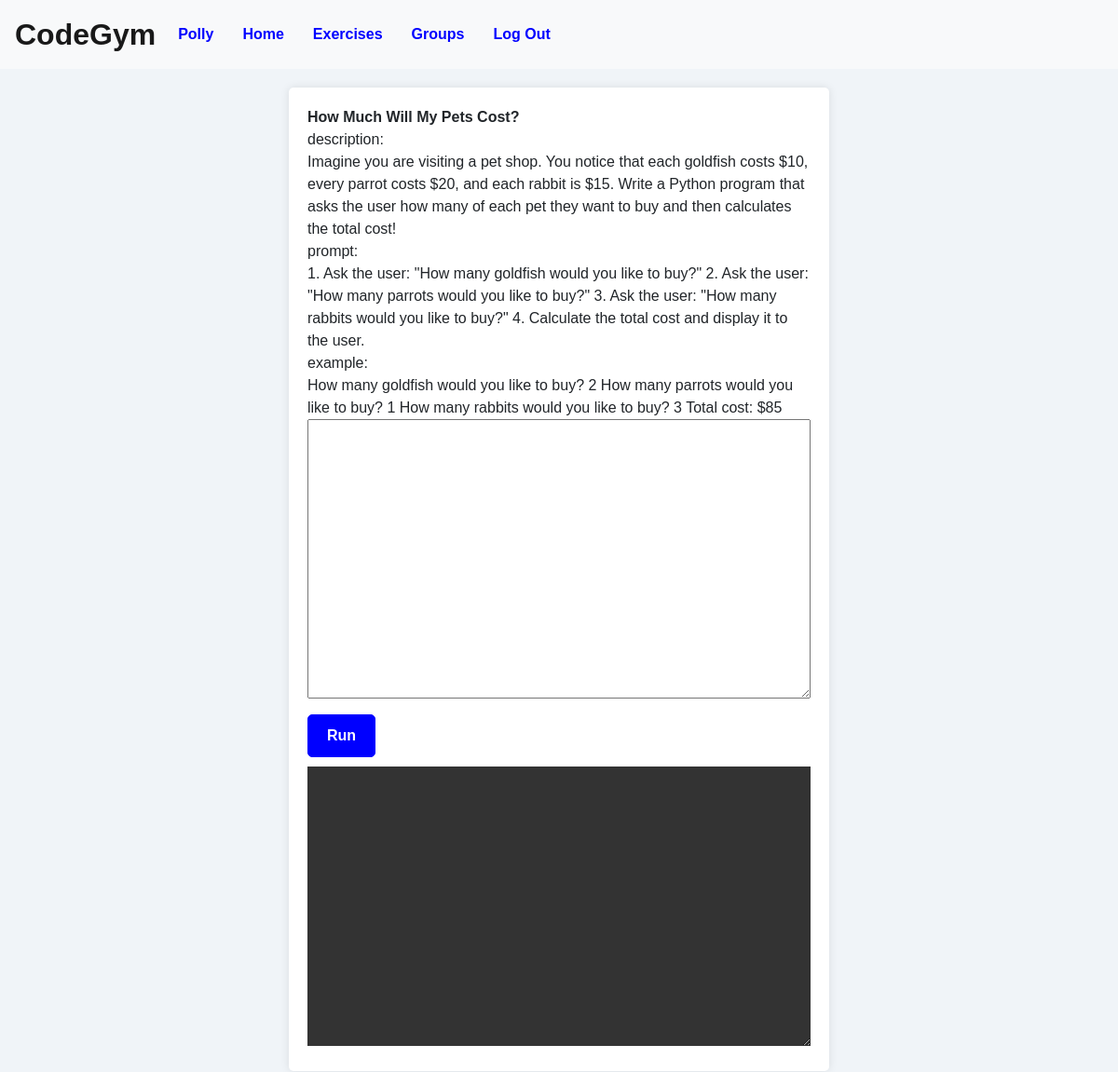
Screenshot of /exercises/1 (signed in) with the database file from the repository.
### CodeGym/models.py (models this page shows)
class User(AbstractUser):
    id = models.AutoField(primary_key=True)
    USER_TYPE_CHOICES = (
        ('HEADMASTER', 'HEADMASTER'),
        ('TUTOR', 'Tutor'),
        ('STUDENT', 'Student'),
    )
    user_type = models.CharField(max_length=10, choices=USER_TYPE_CHOICES, null=False)

class Exercises(models.Model):
    id = models.AutoField(primary_key=True)
    title = models.CharField(max_length=100)
    description = models.CharField(max_length=1000)
    prompt = models.CharField(max_length=1000)
    example = models.CharField(max_length=1000)

### CodeGym/views.py (the view)
# urls.py: path("exercises/<str:exercise_id>", views.exercise, name="exercise"),
def exercise(request, exercise_id):
    exercises = Exercises.objects.get(pk=exercise_id)
    title = exercises.title
    description = exercises.description
    prompt = exercises.prompt
    example = exercises.example
    context = {
        "title": title,
        "description": description,
        "prompt": prompt,
        "example": example
    }
    return render(request, 'CodeGym/exercise.html', context)

### CodeGym/templates/CodeGym/exercise.html (shortened to what this page needs)
{% extends "CodeGym/layout.html" %}
{% block body %}
<body>
    {% if user.is_authenticated %}
    <div class="description-container">
        <strong>{{ title }}</strong><br>
        description: <br>
        {{ description }}<br>
        prompt: <br>
        {{ prompt }}<br>
        example: <br>
        {{ example }}<br>
        <form id="coding", method="post">
            <textarea id="console_in"></textarea><br>
            <button id="runBtn", type="submit">Run</button><br>
            <textarea id="console_out"></textarea>
        </form>
    </div>
    {% endif %}
</body>
{% endblock %}

### CodeGym/templates/CodeGym/layout.html (shortened to what this page needs)
{% load static %}
<!DOCTYPE html>
<html lang="en">
    <head>
        <link rel="stylesheet" href="https://stackpath.bootstrapcdn.com/bootstrap/4.4.1/css/bootstrap.min.css">
        <link href="{% static 'CodeGym/styles.css' %}" rel="stylesheet">
    </head>
    <body>
        <nav class="navbar navbar-expand navbar-light bg-light">
            <a class="navbar-brand" href="#">CodeGym</a>
            <div>
              <ul class="navbar-nav mr-auto">
                {% if user.is_authenticated %}
                    <li class="nav-item">
                        <a class="nav-link" href="{% url 'user' %}"><strong>{{ user }}</strong></a>
                    </li>
                {% endif %}
                <li class="nav-item">
                  <a class="nav-link" href="{% url 'index' %}">Home</a>
                </li>
                {% if user.is_authenticated %}
                    <li class="nav-item">
                        <a class="nav-link" href="{% url 'exercises' %}"><strong>Exercises</strong></a>
                    </li>
                    <li class="nav-item">
                        <a class="nav-link" href="{% url 'groups' %}">Groups</a>
                    </li>
                    <li class="nav-item">
                        <a class="nav-link" href="{% url 'logout' %}">Log Out</a>
                    </li>
                {% endif %}
              </ul>
            </div>
          </nav>
        <div class="body">
            {% block body %}
            {% endblock %}
        </div>
    </body>
</html>

### CodeGym/static/CodeGym/styles.css (style rules this page uses)
body { font-family: 'Arial', sans-serif; background-color: #f0f4f8; }
.navbar { background-color: #3498db; }
.navbar-brand { font-size: 32px; color: blue; font-weight: bold; }
.navbar-nav .nav-item { margin-right: 15px; }
.nav-link { color: blue !important; font-weight: bold; }
.navbar-nav .nav-link { color: blue; }
.body { padding: 20px; }
.description-container { background-color: #ffffff; padding: 20px; border-radius: 5px; box-shadow: 0px 0px 10px rgba(0, 0, 0, 0.1); width: 50%; margin: 0 auto; }
#console_in { width: 100%; height: 300px; resize: vertical; }
#console_out { width: 100%; height: 300px; background-color: #333; color: #fff; border: none; resize: vertical; font-family: "Courier New", monospace; padding: 10px; }
#runBtn { padding: 10px 20px; margin: 10px 0; font-weight: bold; border: 1px solid blue; background-color: blue; color: white; cursor: pointer; border-radius: 5px; font-size: 16px; transition: background-color 0.3s ease; }

### rows the page displays
User: username "Polly"
Exercises: title "How Much Will My Pets Cost?", description "Imagine you are visiting a pet shop. You notice that each goldfish costs $10, every parrot costs $20, and each rabbit is $15. Write a Python program that asks the user how many of each pet they want to buy and then calculates the total cost!", prompt "1. Ask the user: \"How many goldfish would you like to buy?\" 2. Ask the user: \"How many parrots would you like to buy?\" 3. Ask the user: \"How many rabbits would you like to buy?\" 4. Calculate the total cost and display it to the user.", example "How many goldfish would you like to buy? 2 How many parrots would you like to buy? 1 How many rabbits would you like to buy? 3 Total cost: $85"
